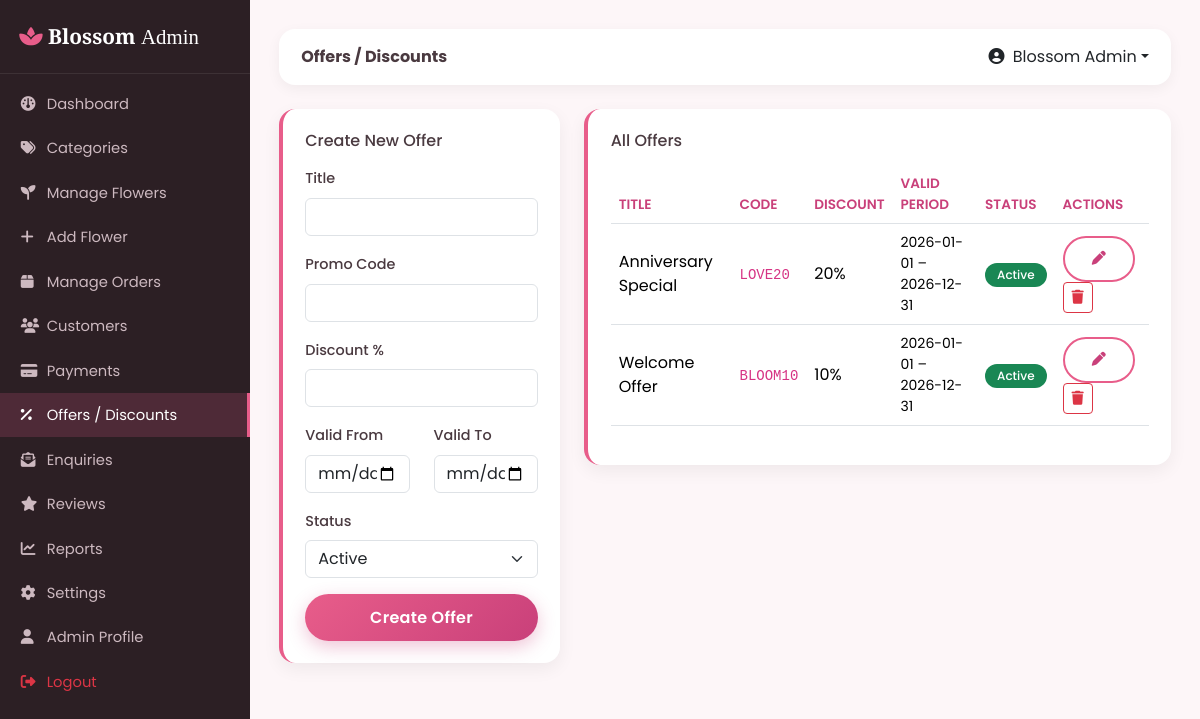
Page /admin/offers.php (signed in) on the committed database.
### tables this page shows
CREATE TABLE offers (
    id INT AUTO_INCREMENT PRIMARY KEY,
    title VARCHAR(150) NOT NULL,
    code VARCHAR(50) NOT NULL UNIQUE,
    discount_percent INT NOT NULL,
    valid_from DATE DEFAULT NULL,
    valid_to DATE DEFAULT NULL,
    status ENUM('active','inactive') DEFAULT 'active',
    created_at TIMESTAMP DEFAULT CURRENT_TIMESTAMP
);

### includes/functions.php (called while the page is built, shortened)
<?php
function e($str) {
    return htmlspecialchars($str ?? '', ENT_QUOTES, 'UTF-8');
}

### admin/offers.php (the view, shortened to what this page needs)
<?php
require_once __DIR__ . '/../includes/auth.php';
$edit_offer = null;
$offers = $pdo->query("SELECT * FROM offers ORDER BY id DESC")->fetchAll();
include __DIR__ . '/../includes/header.php';
include __DIR__ . '/includes/sidebar.php';
?>
<div class="row g-4">
  <div class="col-lg-4">
    <div class="dash-card">
      <h6 class="mb-3"><?php echo $edit_offer ? 'Edit Offer' : 'Create New Offer'; ?></h6>
      <form method="POST">
        <div class="mb-3"><label class="form-label">Title</label><input type="text" name="title" class="form-control" required value="<?php echo e($edit_offer['title'] ?? ''); ?>"></div>
        <div class="mb-3"><label class="form-label">Promo Code</label><input type="text" name="code" class="form-control text-uppercase" required value="<?php echo e($edit_offer['code'] ?? ''); ?>"></div>
        <div class="mb-3"><label class="form-label">Discount %</label><input type="number" name="discount_percent" class="form-control" min="1" max="90" required value="<?php echo e($edit_offer['discount_percent'] ?? ''); ?>"></div>
        <div class="row">
          <div class="col-6 mb-3"><label class="form-label">Valid From</label><input type="date" name="valid_from" class="form-control" value="<?php echo e($edit_offer['valid_from'] ?? ''); ?>"></div>
          <div class="col-6 mb-3"><label class="form-label">Valid To</label><input type="date" name="valid_to" class="form-control" value="<?php echo e($edit_offer['valid_to'] ?? ''); ?>"></div>
        </div>
        <div class="mb-3">
          <label class="form-label">Status</label>
          <select name="status" class="form-select">
            <option value="active" <?php echo ($edit_offer['status'] ?? '')=='active'?'selected':''; ?>>Active</option>
          </select>
        </div>
        <button type="submit" name="save_offer" class="btn btn-bloom w-100"><?php echo $edit_offer ? 'Update Offer' : 'Create Offer'; ?></button>
      </form>
    </div>
  </div>
  <div class="col-lg-8">
    <div class="dash-card">
      <h6 class="mb-3">All Offers</h6>
      <div class="table-responsive">
        <table class="table table-bfs align-middle">
          <thead><tr><th>Title</th><th>Code</th><th>Discount</th><th>Valid Period</th><th>Status</th><th>Actions</th></tr></thead>
          <tbody>
          <?php foreach ($offers as $o): ?>
            <tr>
              <td><?php echo e($o['title']); ?></td>
              <td><code><?php echo e($o['code']); ?></code></td>
              <td><?php echo $o['discount_percent']; ?>%</td>
              <td class="small"><?php echo e($o['valid_from']); ?> &ndash; <?php echo e($o['valid_to']); ?></td>
              <td><span class="badge status-badge bg-<?php echo $o['status']=='active'?'success':'secondary'; ?>"><?php echo ucfirst($o['status']); ?></span></td>
              <td>
                <a href="?edit=<?php echo $o['id']; ?>" class="btn btn-sm btn-bloom-outline"><i class="fa-solid fa-pen"></i></a>
                <a href="?delete=<?php echo $o['id']; ?>" class="btn btn-sm btn-outline-danger" onclick="return confirm('Delete this offer?');"><i class="fa-solid fa-trash"></i></a>
              </td>
            </tr>
          <?php endforeach; ?>
          </tbody>
        </table>
      </div>
    </div>
  </div>
</div>
<?php include __DIR__ . '/includes/footer.php'; ?>

### assets/css/style.css (style rules this page uses)
:root { --bfs-pink: #e85d8a; --bfs-pink-dark: #c9407a; --bfs-pink-light: #ffe4ee; --bfs-pink-pale: #fff5f8; --bfs-gold: #f4c95d; --bfs-green: #4caf7d; --bfs-text: #4a3a40; --bfs-muted: #8a7680; --bfs-radius: 16px; --bfs-radius-sm: 10px; --bfs-shadow: 0 10px 30px rgba(232, 93, 138, 0.12); }
* { box-sizing: border-box; }
body { font-family: 'Poppins', 'Segoe UI', sans-serif; color: var(--bfs-text); background-color: #fffafc; }
a { text-decoration: none; }
.btn-bloom { background: linear-gradient(135deg, var(--bfs-pink), var(--bfs-pink-dark)); border: none; color: #fff; padding: 0.7rem 1.8rem; border-radius: 50px; font-weight: 600; letter-spacing: 0.3px; transition: all 0.25s ease; box-shadow: 0 6px 18px rgba(201, 64, 122, 0.3); }
.btn-bloom-outline { background: transparent; border: 2px solid var(--bfs-pink); color: var(--bfs-pink-dark); padding: 0.65rem 1.7rem; border-radius: 50px; font-weight: 600; transition: all 0.25s ease; }
.dash-card { background: #fff; border-radius: var(--bfs-radius); padding: 1.4rem; box-shadow: 0 6px 18px rgba(0,0,0,0.06); border-left: 4px solid var(--bfs-pink); }
.table-bfs thead { background: var(--bfs-pink-pale); }
.table-bfs th { color: var(--bfs-pink-dark); font-weight: 600; font-size: 0.85rem; text-transform: uppercase; }
.status-badge { font-weight: 500; padding: 6px 12px; border-radius: 20px; }
.form-label { font-weight: 500; font-size: 0.9rem; }

### rows in the picture
offers: title "Anniversary Special", code "LOVE20", discount_percent "20", valid_from "2026-01-01", valid_to "2026-12-31", status "Active"
offers: title "Welcome Offer", code "BLOOM10", discount_percent "10", valid_from "2026-01-01", valid_to "2026-12-31", status "Active"

### other values in the picture
$page_title "Offers / Discounts"
$_SESSION['admin_name'] "Blossom Admin"
